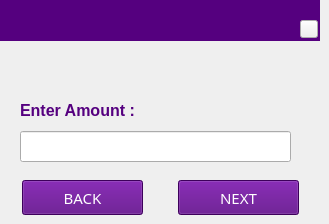
   <widget class="QWidget" name="Amount_page">
    <widget class="QLabel" name="label_48">
     <property name="geometry">
      <rect>
       <x>0</x>
       <y>0</y>
       <width>320</width>
       <height>41</height>
      </rect>
     </property>
     <property name="font">
      <font>
       <family>Sans Serif</family>
       <pointsize>11</pointsize>
       <weight>9</weight>
       <italic>false</italic>
       <bold>false</bold>
      </font>
     </property>
     <property name="cursor">
      <cursorShape>BlankCursor</cursorShape>
     </property>
     <property name="focusPolicy">
      <enum>Qt::NoFocus</enum>
     </property>
     <property name="styleSheet">
      <string notr="true">color: rgb(255, 255, 255);
background-color: rgb(85, 0, 127);
font: 75 11pt &quot;Sans Serif&quot;;</string>
     </property>
     <property name="text">
      <string extracomment="            MOBILE NUMBER"/>
     </property>
    </widget>
    <widget class="QLabel" name="FinoLogo_page28">
     <property name="geometry">
      <rect>
       <x>5</x>
       <y>2</y>
       <width>71</width>
       <height>35</height>
      </rect>
     </property>
     <property name="autoFillBackground">
      <bool>false</bool>
     </property>
     <property name="styleSheet">
      <string notr="true">background-color: rgb(85, 0, 127);</string>
     </property>
     <property name="text">
      <string/>
     </property>
     <property name="pixmap">
      <pixmap resource="fino.qrc">:/Fino/Icons/finoW.png</pixmap>
     </property>
     <property name="scaledContents">
      <bool>true</bool>
     </property>
    </widget>
    <widget class="QLabel" name="EnterAmount_LabelName">
     <property name="geometry">
      <rect>
       <x>93</x>
       <y>0</y>
       <width>221</width>
       <height>20</height>
      </rect>
     </property>
     <property name="font">
      <font>
       <pointsize>12</pointsize>
      </font>
     </property>
     <property name="styleSheet">
      <string notr="true">color: rgb(255, 255, 255);
background-color: rgb(85, 0, 127);</string>
     </property>
     <property name="text">
      <string/>
     </property>
     <property name="alignment">
      <set>Qt::AlignRight|Qt::AlignTrailing|Qt::AlignVCenter</set>
     </property>
    </widget>
    <widget class="QLabel" name="EnterAmountLabelBal">
     <property name="geometry">
      <rect>
       <x>93</x>
       <y>22</y>
       <width>191</width>
       <height>19</height>
      </rect>
     </property>
     <property name="font">
      <font>
       <pointsize>9</pointsize>
      </font>
     </property>
     <property name="styleSheet">
      <string notr="true">color: rgb(255, 255, 255);
background-color: rgb(85, 0, 127);</string>
     </property>
     <property name="text">
      <string/>
     </property>
     <property name="alignment">
      <set>Qt::AlignBottom|Qt::AlignRight|Qt::AlignTrailing</set>
     </property>
    </widget>
    <widget class="QLabel" name="Bankname_Display_EnterAmtPage_label">
     <property name="geometry">
      <rect>
       <x>20</x>
       <y>60</y>
       <width>291</width>
       <height>25</height>
      </rect>
     </property>
     <property name="font">
      <font>
       <family>Sans Serif</family>
       <pointsize>10</pointsize>
       <weight>75</weight>
       <italic>false</italic>
       <bold>true</bold>
      </font>
     </property>
     <property name="text">
      <string/>
     </property>
     <property name="wordWrap">
      <bool>true</bool>
     </property>
    </widget>
    <widget class="QLabel" name="label_Enter_Amount_Page28">
     <property name="geometry">
      <rect>
       <x>20</x>
       <y>100</y>
       <width>251</width>
       <height>21</height>
      </rect>
     </property>
     <property name="font">
      <font>
       <pointsize>12</pointsize>
       <weight>75</weight>
       <bold>true</bold>
      </font>
     </property>
     <property name="styleSheet">
      <string notr="true">color: rgb(85, 0, 127);</string>
     </property>
     <property name="text">
      <string>Enter Amount :</string>
     </property>
    </widget>
    <widget class="QLineEdit" name="lineEdit_Enter_Amount_Page28">
     <property name="geometry">
      <rect>
       <x>20</x>
       <y>131</y>
       <width>271</width>
       <height>31</height>
      </rect>
     </property>
     <property name="inputMethodHints">
      <set>Qt::ImhDigitsOnly</set>
     </property>
     <property name="text">
      <string/>
     </property>
     <property name="maxLength">
      <number>5</number>
     </property>
    </widget>
    <widget class="QPushButton" name="BACK_Enter_Amout_Page28">
     <property name="geometry">
      <rect>
       <x>22</x>
       <y>180</y>
       <width>121</width>
       <height>35</height>
      </rect>
     </property>
     <property name="font">
      <font>
       <family>Sans Serif</family>
       <pointsize>11</pointsize>
       <weight>9</weight>
       <italic>false</italic>
       <bold>false</bold>
      </font>
     </property>
     <property name="styleSheet">
      <string notr="true">color: rgb(255, 255, 255);
background-color: rgb(85, 0, 127);
font: 75 11pt &quot;Sans Serif&quot;;</string>
     </property>
     <property name="text">
      <string>BACK</string>
     </property>
    </widget>
    <widget class="QPushButton" name="OK_Enter_Amout_Page28">
     <property name="geometry">
      <rect>
       <x>178</x>
       <y>180</y>
       <width>121</width>
       <height>35</height>
      </rect>
     </property>
     <property name="font">
      <font>
       <family>Sans Serif</family>
       <pointsize>11</pointsize>
       <weight>9</weight>
       <italic>false</italic>
       <bold>false</bold>
      </font>
     </property>
     <property name="styleSheet">
      <string notr="true">color: rgb(255, 255, 255);
background-color: rgb(85, 0, 127);
font: 75 11pt &quot;Sans Serif&quot;;</string>
     </property>
     <property name="text">
      <string>NEXT</string>
     </property>
    </widget>
    <widget class="QPushButton" name="Balance_Show_pushButton_Amount_page_3">
     <property name="geometry">
      <rect>
       <x>300</x>
       <y>20</y>
       <width>18</width>
       <height>18</height>
      </rect>
     </property>
     <property name="text">
      <string/>
     </property>
     <property name="icon">
      <iconset>
       <activeon>:/Fino/1E.png</activeon>
      </iconset>
     </property>
     <property name="iconSize">
      <size>
       <width>18</width>
       <height>18</height>
      </size>
     </property>
    </widget>
   </widget>
